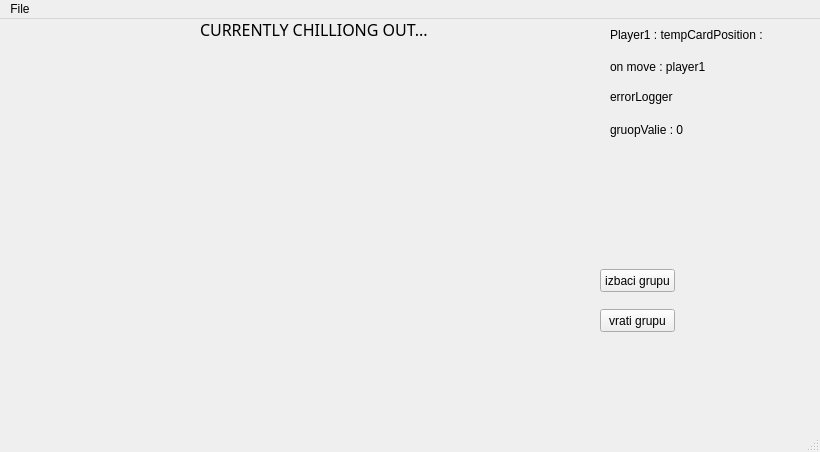
<?xml version="1.0" encoding="UTF-8"?>
<ui version="4.0">
 <class>Game</class>
 <widget class="QMainWindow" name="Game">
  <property name="geometry">
   <rect>
    <x>0</x>
    <y>0</y>
    <width>820</width>
    <height>452</height>
   </rect>
  </property>
  <property name="windowTitle">
   <string>Game</string>
  </property>
  <property name="styleSheet">
   <string notr="true">Game #Talon{
	border: 1px solid red;
}</string>
  </property>
  <widget class="QWidget" name="centralWidget">
   <widget class="QLabel" name="label">
    <property name="geometry">
     <rect>
      <x>610</x>
      <y>0</y>
      <width>201</width>
      <height>31</height>
     </rect>
    </property>
    <property name="text">
     <string>Player1 : tempCardPosition : </string>
    </property>
   </widget>
   <widget class="QLabel" name="onMoveLabel">
    <property name="geometry">
     <rect>
      <x>610</x>
      <y>40</y>
      <width>191</width>
      <height>16</height>
     </rect>
    </property>
    <property name="text">
     <string>on move : player1</string>
    </property>
   </widget>
   <widget class="QLabel" name="aiLogger">
    <property name="geometry">
     <rect>
      <x>200</x>
      <y>0</y>
      <width>311</width>
      <height>21</height>
     </rect>
    </property>
    <property name="font">
     <font>
      <family>CF Nuclear War</family>
      <pointsize>12</pointsize>
     </font>
    </property>
    <property name="text">
     <string>CURRENTLY CHILLIONG OUT...</string>
    </property>
   </widget>
   <widget class="QPushButton" name="throwGroup">
    <property name="geometry">
     <rect>
      <x>600</x>
      <y>250</y>
      <width>75</width>
      <height>23</height>
     </rect>
    </property>
    <property name="text">
     <string>izbaci grupu</string>
    </property>
    <property name="autoDefault">
     <bool>false</bool>
    </property>
    <property name="default">
     <bool>false</bool>
    </property>
    <property name="flat">
     <bool>false</bool>
    </property>
   </widget>
   <widget class="QLabel" name="errorLogger">
    <property name="geometry">
     <rect>
      <x>610</x>
      <y>70</y>
      <width>181</width>
      <height>16</height>
     </rect>
    </property>
    <property name="text">
     <string>errorLogger</string>
    </property>
   </widget>
   <widget class="QLabel" name="groupValue">
    <property name="geometry">
     <rect>
      <x>610</x>
      <y>100</y>
      <width>281</width>
      <height>21</height>
     </rect>
    </property>
    <property name="text">
     <string>gruopValie : 0</string>
    </property>
   </widget>
   <widget class="QPushButton" name="undoGroup">
    <property name="geometry">
     <rect>
      <x>600</x>
      <y>290</y>
      <width>75</width>
      <height>23</height>
     </rect>
    </property>
    <property name="text">
     <string>vrati grupu</string>
    </property>
   </widget>
  </widget>
  <widget class="QMenuBar" name="menuBar">
   <property name="geometry">
    <rect>
     <x>0</x>
     <y>0</y>
     <width>820</width>
     <height>21</height>
    </rect>
   </property>
   <widget class="QMenu" name="menuFile">
    <property name="title">
     <string>File</string>
    </property>
    <addaction name="menuBarRestartGame"/>
   </widget>
   <addaction name="menuFile"/>
  </widget>
  <widget class="QStatusBar" name="statusBar"/>
  <action name="menuBarRestartGame">
   <property name="text">
    <string>Restart game</string>
   </property>
  </action>
  <action name="actionSelect_theme">
   <property name="text">
    <string>Select theme</string>
   </property>
  </action>
 </widget>
 <layoutdefault spacing="6" margin="11"/>
 <resources/>
 <connections/>
</ui>
